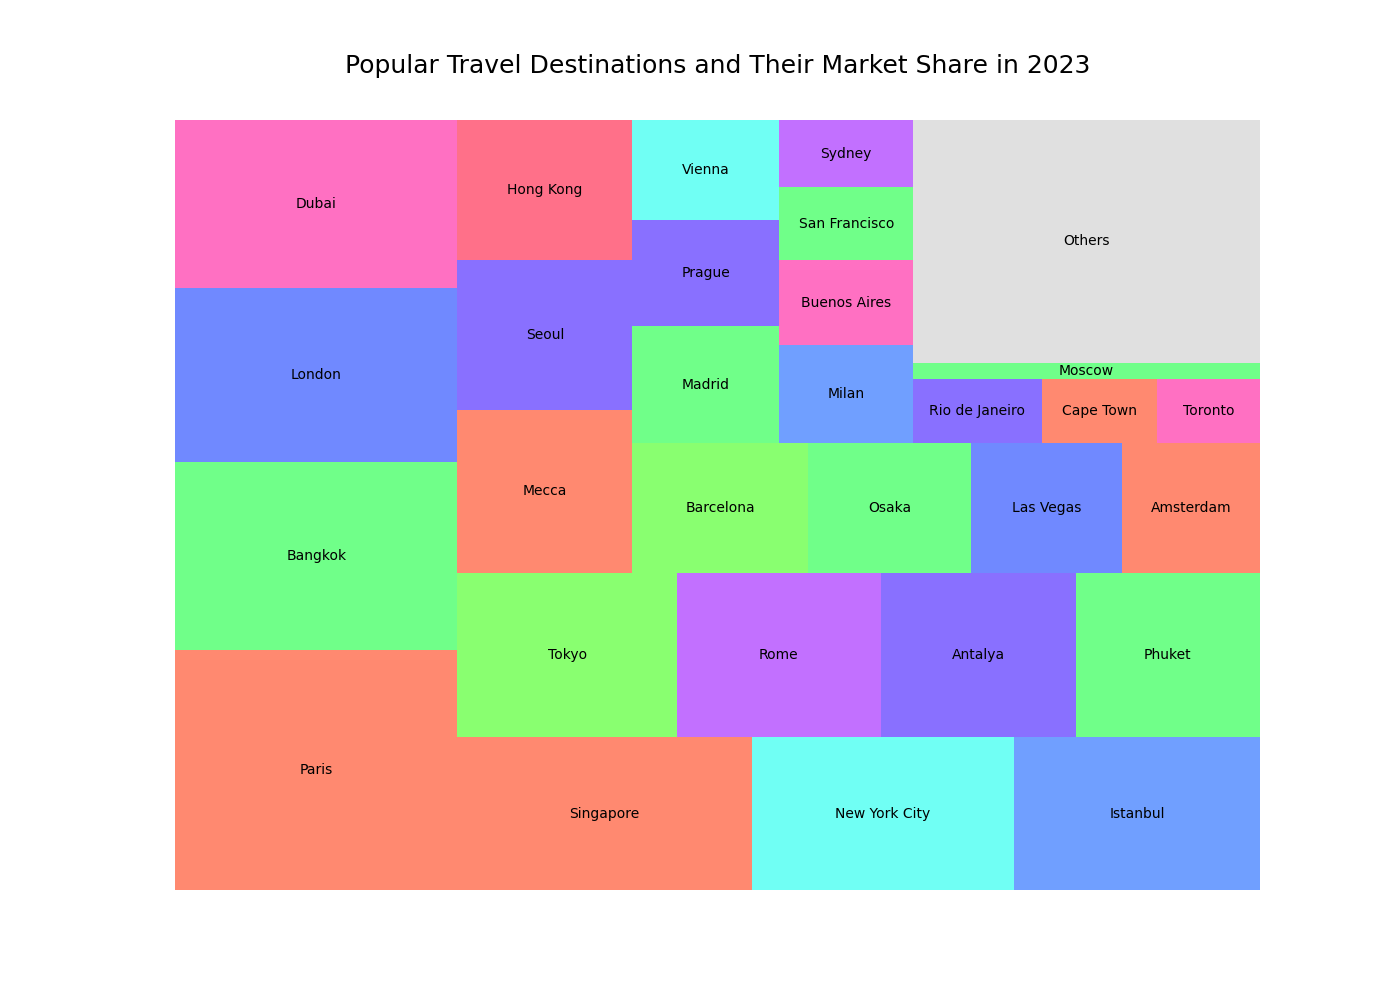

Write Python code to recreate this figure.

import matplotlib.pyplot as plt
import squarify

# Data points
destinations = ['Paris', 'Bangkok', 'London', 'Dubai', 'Singapore', 'New York City', 'Istanbul', 
                'Tokyo', 'Rome', 'Antalya', 'Phuket', 'Mecca', 'Seoul', 'Hong Kong', 'Barcelona', 
                'Osaka', 'Las Vegas', 'Amsterdam', 'Madrid', 'Prague', 'Vienna', 'Milan', 
                'Buenos Aires', 'San Francisco', 'Sydney', 'Rio de Janeiro', 'Cape Town', 
                'Toronto', 'Moscow', 'Others']
market_share = [8.3, 6.5, 6.0, 5.8, 5.5, 4.9, 4.6, 4.4, 4.1, 3.9, 3.7, 3.5, 3.2, 3.0, 2.8, 
                2.6, 2.4, 2.2, 2.1, 1.9, 1.8, 1.6, 1.4, 1.2, 1.1, 1.0, 0.9, 0.8, 0.7, 10.3]

# Color scheme
colors = ['#FF5733', '#33FF57', '#3357FF', '#FF33A8', '#FF5733', '#33FFF0', '#3377FF', 
          '#57FF33', '#A833FF', '#5733FF', '#33FF57', '#FF5733', '#5733FF', '#FF3357', 
          '#57FF33', '#33FF57', '#3357FF', '#FF5733', '#33FF57', '#5733FF', '#33FFF0', 
          '#3377FF', '#FF33A8', '#33FF57', '#A833FF', '#5733FF', '#FF5733', '#FF33A8', 
          '#33FF57', '#D3D3D3']

plt.figure(figsize=(14, 10))
squarify.plot(sizes=market_share, label=destinations, color=colors, alpha=0.7)

# Chart details
plt.title('Popular Travel Destinations and Their Market Share in 2023', fontsize=18, y=1.05)
plt.axis('off')

plt.show()
